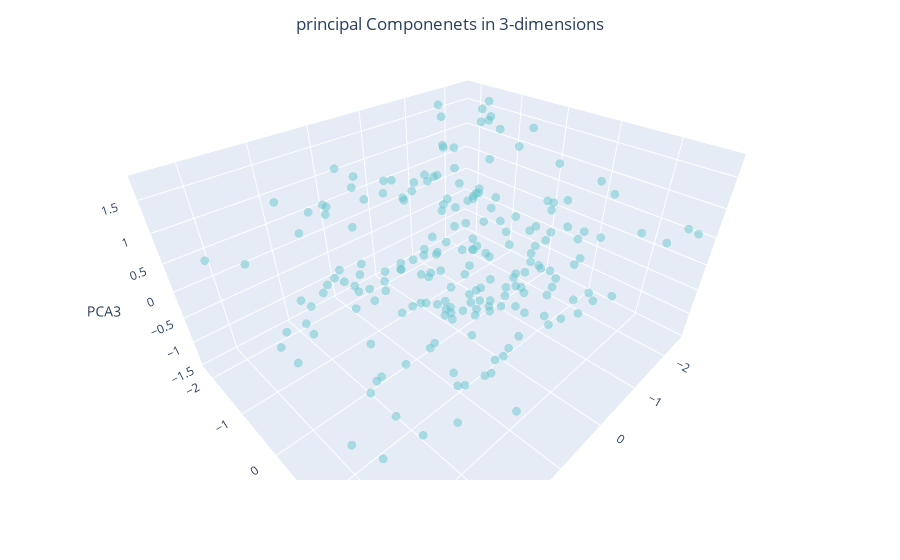

Source (notebook cell):
### Code cell
visual_cluster(PCA_data1)

### Figure 1 — Plotly figure (JSON) as saved in the notebook; plotly's stock layout.template omitted (floating-point values rounded to 4 significant figures; data arrays with more than 128 entries replaced by an {"elided": "..."} marker saying what was removed)
{"data": [{"hovertemplate": "PCA1=%{x}<br>PCA2=%{y}<br>PCA3=%{z}<extra></extra>", "legendgroup": "", "marker": {"color": "rgb(102, 197, 204)", "opacity": 0.5, "size": 3, "symbol": "circle"}, "mode": "markers", "name": "", "scene": "scene", "showlegend": false, "type": "scatter3d", "x": {"elided": "200 float values"}, "y": {"elided": "200 float values"}, "z": {"elided": "200 float values"}}], "layout": {"autosize": true, "legend": {"tracegroupgap": 0}, "margin": {"t": 60}, "scene": {"aspectmode": "auto", "aspectratio": {"x": 1.297, "y": 1.091, "z": 0.707}, "camera": {"center": {"x": 0, "y": 0, "z": 0}, "eye": {"x": 0.9182, "y": 0.9182, "z": 0.9182}, "projection": {"type": "perspective"}, "up": {"x": 0, "y": 0, "z": 1}}, "domain": {"x": [0, 1], "y": [0, 1]}, "xaxis": {"title": {"text": "PCA1"}, "type": "linear"}, "yaxis": {"title": {"text": "PCA2"}, "type": "linear"}, "zaxis": {"title": {"text": "PCA3"}, "type": "linear"}}, "title": {"text": "principal Componenets in 3-dimensions", "x": 0.5}}}
